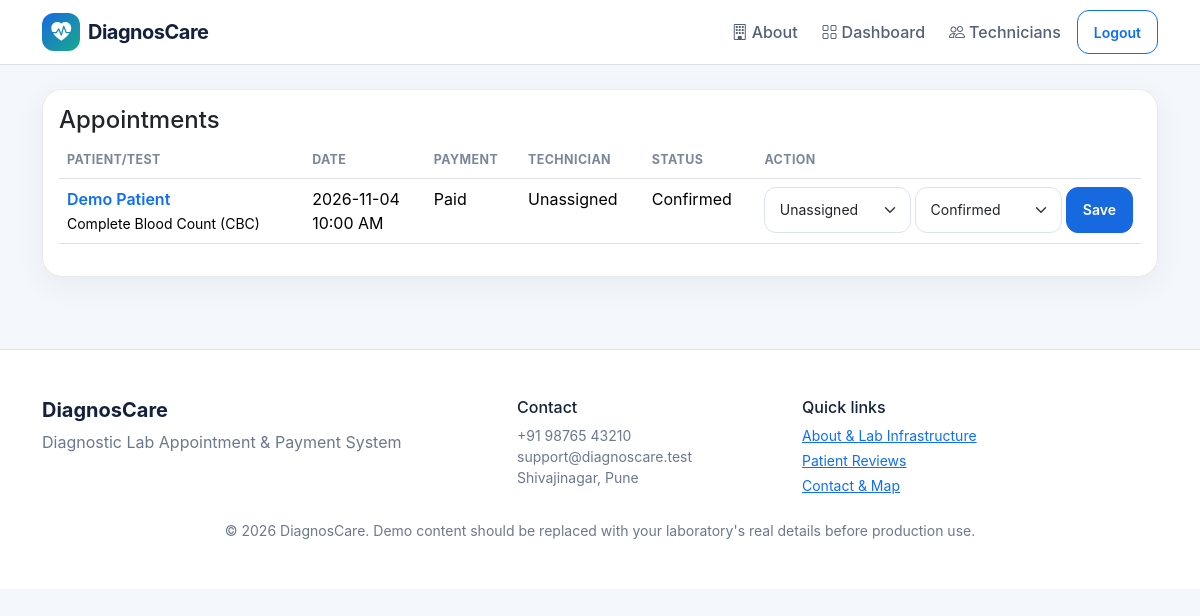
The page /admin/appointments.php (signed in) on the database its author committed.
### tables this page shows
CREATE TABLE appointments (
    id INT AUTO_INCREMENT PRIMARY KEY,
    patient_id INT NOT NULL,
    test_id INT NOT NULL,
    technician_id INT NULL,
    appointment_date DATE NOT NULL,
    appointment_time TIME NOT NULL,
    status ENUM('Booked','Confirmed','Arrived','In Progress','Completed','Cancelled') DEFAULT 'Booked',
    notes VARCHAR(255),
    created_at TIMESTAMP DEFAULT CURRENT_TIMESTAMP,
    FOREIGN KEY (patient_id) REFERENCES users(id) ON DELETE CASCADE,
    FOREIGN KEY (test_id) REFERENCES diagnostic_tests(id) ON DELETE RESTRICT,
    FOREIGN KEY (technician_id) REFERENCES users(id) ON DELETE SET NULL,
    UNIQUE KEY unique_patient_slot (patient_id, appointment_date, appointment_time)
);

CREATE TABLE users (
    id INT AUTO_INCREMENT PRIMARY KEY,
    name VARCHAR(100) NOT NULL,
    email VARCHAR(120) NOT NULL UNIQUE,
    phone VARCHAR(20),
    password VARCHAR(255) NOT NULL,
    role ENUM('admin','technician','patient') NOT NULL DEFAULT 'patient',
    created_at TIMESTAMP DEFAULT CURRENT_TIMESTAMP
);

CREATE TABLE diagnostic_tests (
    id INT AUTO_INCREMENT PRIMARY KEY,
    name VARCHAR(120) NOT NULL,
    category VARCHAR(80) NOT NULL,
    description TEXT,
    price DECIMAL(10,2) NOT NULL DEFAULT 0,
    duration_minutes INT NOT NULL DEFAULT 30,
    created_at TIMESTAMP DEFAULT CURRENT_TIMESTAMP
);

CREATE TABLE payments (
    id INT AUTO_INCREMENT PRIMARY KEY,
    appointment_id INT NOT NULL UNIQUE,
    amount DECIMAL(10,2) NOT NULL,
    method ENUM('UPI','Card','Cash') NOT NULL,
    transaction_id VARCHAR(80) NOT NULL UNIQUE,
    status ENUM('Pending','Paid','Failed','Refunded') DEFAULT 'Pending',
    paid_at TIMESTAMP NULL,
    created_at TIMESTAMP DEFAULT CURRENT_TIMESTAMP,
    FOREIGN KEY (appointment_id) REFERENCES appointments(id) ON DELETE CASCADE
);

### config/app.php (called while the page is built, shortened)
<?php
function e($value) { return htmlspecialchars((string)$value, ENT_QUOTES, 'UTF-8'); }

### admin/appointments.php (the view, shortened to what this page needs)
<?php
require '../config/app.php';require_role(['admin','staff']);$title='Manage Appointments';$basePath='../';
$techs=$pdo->query("SELECT id,name FROM users WHERE role='technician' ORDER BY name")->fetchAll();$rows=$pdo->query("SELECT a.*,p.name patient_name,t.name test_name,te.name technician_name,py.status payment_status FROM appointments a JOIN users p ON p.id=a.patient_id JOIN diagnostic_tests t ON t.id=a.test_id LEFT JOIN users te ON te.id=a.technician_id LEFT JOIN payments py ON py.appointment_id=a.id ORDER BY a.appointment_date DESC,a.appointment_time DESC")->fetchAll();require '../partials/header.php';?>
<div class="card p-3"><h4>Appointments</h4><div class="table-responsive"><table class="table"><thead><tr><th>Patient/Test</th><th>Date</th><th>Payment</th><th>Technician</th><th>Status</th><th>Action</th></tr></thead><tbody><?php foreach($rows as $r):?><tr><td><a href="patient_details.php?id=<?=$r['patient_id']?>" class="text-decoration-none fw-semibold"><?=e($r['patient_name'])?></a><br><small><?=e($r['test_name'])?></small></td><td><?=e($r['appointment_date'])?><br><?=date('h:i A',strtotime($r['appointment_time']))?></td><td><?=e($r['payment_status']??'Pending')?></td><td><?=e($r['technician_name']??'Unassigned')?></td><td><?=e($r['status'])?></td><td><form method="post" class="d-flex gap-1"><input type="hidden" name="csrf" value="<?=e(csrf_token())?>"><input type="hidden" name="id" value="<?=$r['id']?>"><select class="form-select form-select-sm" name="technician_id"><option value="0">Unassigned</option><?php foreach($techs as $t):?><option value="<?=$t['id']?>" <?=$r['technician_id']==$t['id']?'selected':''?>><?=e($t['name'])?></option><?php endforeach;?></select><select class="form-select form-select-sm" name="status"><?php foreach(['Booked','Confirmed','Arrived','In Progress','Completed','Cancelled'] as $s):?><option <?=$r['status']===$s?'selected':''?>><?=$s?></option><?php endforeach;?></select><button class="btn btn-sm btn-primary">Save</button></form></td></tr><?php endforeach;?></tbody></table></div></div>
<?php require '../partials/footer.php'; ?>

### assets/css/style.css (style rules this page uses)
:root { --primary:#1769e0;--primary2:#0b4fbd;--ink:#14213d;--muted:#6b7890;--bg:#f4f7fb;--line:#e6ebf2 }
* { box-sizing:border-box }
html { scroll-behavior:smooth }
body { background:var(--bg);color:var(--ink);font-family:Inter,system-ui,-apple-system,"Segoe UI",sans-serif }
.card { border:1px solid var(--line);border-radius:20px;box-shadow:0 8px 30px rgba(25,45,80,.06);background:#fff }
.btn { border-radius:12px;font-weight:600;padding:.65rem 1rem }
.btn-primary { background:var(--primary);border-color:var(--primary) }
.form-control,.form-select { border-radius:12px;border-color:#dbe3ee;padding:.72rem .9rem }
.table thead th { font-size:.78rem;text-transform:uppercase;letter-spacing:.4px;color:#7a879b }
body { overflow-x:hidden }

### rows shown on the page
appointments: patient.name "Demo Patient", test.name "Complete Blood Count (CBC)", appointment_date "2026-11-04", appointment_time "10:00 AM", payments.status "Paid", technician_name "Unassigned", status "Confirmed"
